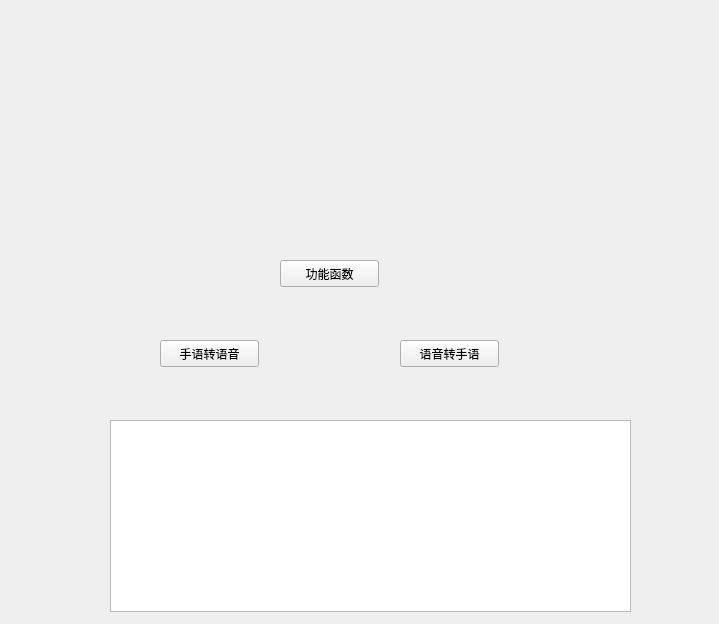
<?xml version="1.0" encoding="UTF-8"?>
<ui version="4.0">
 <class>Form</class>
 <widget class="QWidget" name="Form">
  <property name="windowModality">
   <enum>Qt::ApplicationModal</enum>
  </property>
  <property name="geometry">
   <rect>
    <x>0</x>
    <y>0</y>
    <width>719</width>
    <height>624</height>
   </rect>
  </property>
  <property name="mouseTracking">
   <bool>false</bool>
  </property>
  <property name="windowTitle">
   <string>Form</string>
  </property>
  <widget class="QPushButton" name="pushButton">
   <property name="geometry">
    <rect>
     <x>280</x>
     <y>260</y>
     <width>99</width>
     <height>27</height>
    </rect>
   </property>
   <property name="text">
    <string>功能函数</string>
   </property>
  </widget>
  <widget class="QPushButton" name="pushButton_2">
   <property name="geometry">
    <rect>
     <x>160</x>
     <y>340</y>
     <width>99</width>
     <height>27</height>
    </rect>
   </property>
   <property name="text">
    <string>手语转语音</string>
   </property>
  </widget>
  <widget class="QPushButton" name="pushButton_3">
   <property name="geometry">
    <rect>
     <x>400</x>
     <y>340</y>
     <width>99</width>
     <height>27</height>
    </rect>
   </property>
   <property name="text">
    <string>语音转手语</string>
   </property>
  </widget>
  <widget class="QTextBrowser" name="textBrowser">
   <property name="geometry">
    <rect>
     <x>110</x>
     <y>420</y>
     <width>521</width>
     <height>192</height>
    </rect>
   </property>
  </widget>
 </widget>
 <resources/>
 <connections/>
</ui>
